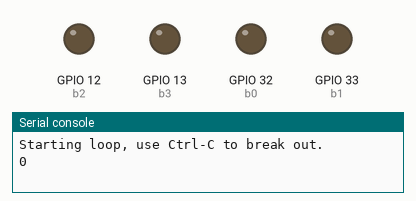
Simulated run of this program. Board: ESP32 board running MicroPython. Parts: output pins drawn as LEDs (lit = HIGH), the last lines printed to the serial console.

Above: at 0.1 s.
At 4.1 s:
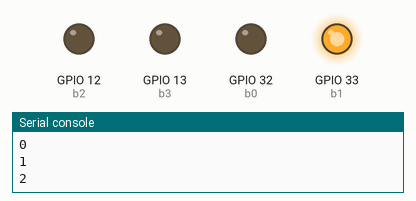
At 8.1 s:
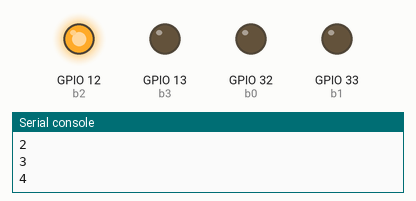
At 18.1 s:
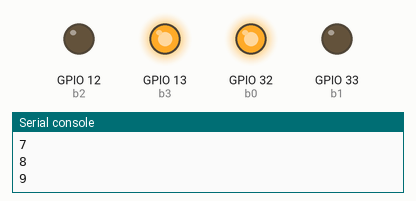
At 28.1 s:
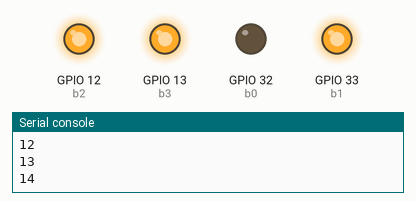
At 38.1 s:
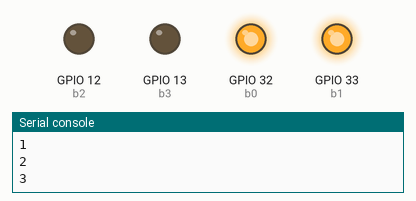
Timing chart, 0 to 40.0 s (numbered marks = the images above):
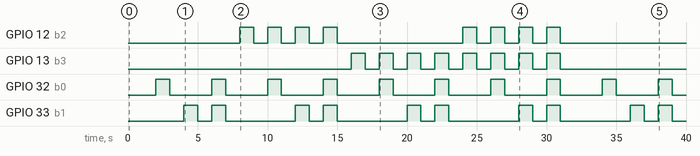

Measured:
- by itself, GPIO 12 (b2): goes 3 × (HIGH 1.0 s, LOW 1.0 s), HIGH 1.0 s, LOW 9.0 s, 3 × (HIGH 1.0 s, LOW 1.0 s), HIGH 1.0 s, then LOW
- by itself, GPIO 13 (b3): LOW → HIGH at 16.0 s, → LOW 1.0 s later, → HIGH 1.0 s later, → LOW 1.0 s later, … (16 changes in this stretch)
- by itself, GPIO 32 (b0): alternates HIGH for 1.0 s and LOW for 3.0 s
- by itself, GPIO 33 (b1): repeats every 8.0 s: LOW 1.0 s, HIGH 1.0 s, LOW 5.0 s, HIGH 1.0 s

The program:

BinaryCounter.py
```python
"""
Name: BinaryCounter.py
Purpose:

Requirements: Micropython, ESP32 board, 4 LEDs

"""

from machine import Pin
from time import sleep_ms


def loop():
    b0 = Pin(32, Pin.OUT)
    b1 = Pin(33, Pin.OUT)
    b2 = Pin(12, Pin.OUT)
    b3 = Pin(13, Pin.OUT)


    print("Starting loop, use Ctrl-C to break out.")

    counter = 0

    while(1):
        print(counter)
        try:
            b0.value( counter & 0x01 ) # Assign bit position 0
            b1.value( counter & 0x02 ) # Assign bit position 1
            b2.value( counter & 0x04 ) # Assign bit position 2
            b3.value( counter & 0x08 ) # Assign bit position 3

            sleep_ms(1000)  # Sleep for 1000 milliseconds

            # Turn off all LEDs before moving to next binary number
            b0.off()
            b1.off()
            b2.off()
            b3.off()

            sleep_ms(1000)

        except KeyboardInterrupt: # Ctrl-C to come out of loop
            print("User Interruption, exiting loop")
            break

        counter = (counter + 1) % 16 # Loop for 1 to 15

loop()
```
